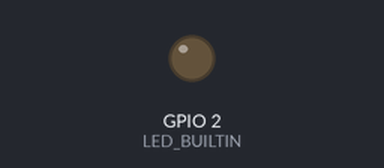
Bench run of a program on a simulated ESP8266 (Wemos D1 mini). Parts: output pins drawn as LEDs (lit = HIGH, except the on-board LED, lit = LOW). What the program prints to the serial monitor is not drawn.

Above: at 0.1 s.
At 1.1 s:
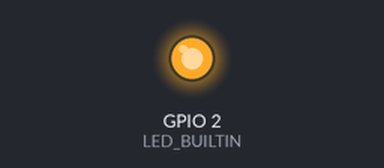
Timing chart, 0 to 2.8 s (numbered marks = the images above):
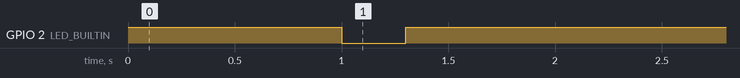

The program:

main.cpp
```cpp
#include <Arduino.h>
#define VERSION 1 // master
// nouvelle tentative GITHUB test22 ll
#define BLINKTIME 300

void blink(int tours, int pause)
{

  pinMode(LED_BUILTIN, OUTPUT);
  digitalWrite(LED_BUILTIN, HIGH);
  delay(1000);
  for (int i = 0; i < tours; i++)
  {
    digitalWrite(LED_BUILTIN, LOW);
    delay(pause);
    digitalWrite(LED_BUILTIN, HIGH);
    delay(pause);
  }
}

void setup() {
  blink(VERSION,BLINKTIME);
  Serial.begin(115200);
  Serial.println(" ");
  Serial.print("Programme pour tester GIT | version ");
  Serial.println(VERSION);
  // put your setup code here, to run once:
}

void loop() {
  // put your main code here, to run repeatedly:
}
```
